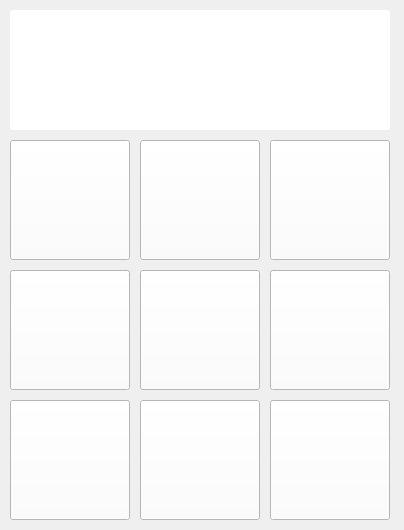
<?xml version="1.0" encoding="UTF-8"?>
<ui version="4.0">
 <class>MainWindow</class>
 <widget class="QMainWindow" name="MainWindow">
  <property name="geometry">
   <rect>
    <x>0</x>
    <y>0</y>
    <width>404</width>
    <height>530</height>
   </rect>
  </property>
  <property name="windowTitle">
   <string>MainWindow</string>
  </property>
  <widget class="QWidget" name="centralwidget">
   <widget class="QPushButton" name="Box1">
    <property name="geometry">
     <rect>
      <x>10</x>
      <y>140</y>
      <width>120</width>
      <height>120</height>
     </rect>
    </property>
    <property name="styleSheet">
     <string notr="true">QPushButton
{
	background-color: white;
	color: black;
	font-size: 60px;
	font-weight: bold;
}
QPushButton: hover
{
background-color: black;
color: white;
}
</string>
    </property>
    <property name="text">
     <string/>
    </property>
   </widget>
   <widget class="QPushButton" name="Box2">
    <property name="geometry">
     <rect>
      <x>140</x>
      <y>140</y>
      <width>120</width>
      <height>120</height>
     </rect>
    </property>
    <property name="styleSheet">
     <string notr="true">QPushButton
{
	background-color: white;
	color: black;
	font-size: 60px;
	font-weight: bold;
}
QPushButton: hover
{
background-color: black;
color: white;
}
</string>
    </property>
    <property name="text">
     <string/>
    </property>
   </widget>
   <widget class="QPushButton" name="Box3">
    <property name="geometry">
     <rect>
      <x>270</x>
      <y>140</y>
      <width>120</width>
      <height>120</height>
     </rect>
    </property>
    <property name="styleSheet">
     <string notr="true">QPushButton
{
	background-color: white;
	color: black;
	font-size: 60px;
	font-weight: bold;
}
QPushButton: hover
{
background-color: black;
color: white;
}
</string>
    </property>
    <property name="text">
     <string/>
    </property>
   </widget>
   <widget class="QPushButton" name="Box5">
    <property name="geometry">
     <rect>
      <x>140</x>
      <y>270</y>
      <width>120</width>
      <height>120</height>
     </rect>
    </property>
    <property name="styleSheet">
     <string notr="true">QPushButton
{
	background-color: white;
	color: black;
	font-size: 60px;
	font-weight: bold;
}
QPushButton: hover
{
background-color: black;
color: white;
}
</string>
    </property>
    <property name="text">
     <string/>
    </property>
   </widget>
   <widget class="QPushButton" name="Box6">
    <property name="geometry">
     <rect>
      <x>270</x>
      <y>270</y>
      <width>120</width>
      <height>120</height>
     </rect>
    </property>
    <property name="styleSheet">
     <string notr="true">QPushButton
{
	background-color: white;
	color: black;
	font-size: 60px;
	font-weight: bold;
}
QPushButton: hover
{
background-color: black;
color: white;
}
</string>
    </property>
    <property name="text">
     <string/>
    </property>
   </widget>
   <widget class="QPushButton" name="Box4">
    <property name="geometry">
     <rect>
      <x>10</x>
      <y>270</y>
      <width>120</width>
      <height>120</height>
     </rect>
    </property>
    <property name="styleSheet">
     <string notr="true">QPushButton
{
	background-color: white;
	color: black;
	font-size: 60px;
	font-weight: bold;
}
QPushButton: hover
{
background-color: black;
color: white;
}
</string>
    </property>
    <property name="text">
     <string/>
    </property>
   </widget>
   <widget class="QPushButton" name="Box8">
    <property name="geometry">
     <rect>
      <x>140</x>
      <y>400</y>
      <width>120</width>
      <height>120</height>
     </rect>
    </property>
    <property name="styleSheet">
     <string notr="true">QPushButton
{
	background-color: white;
	color: black;
	font-size: 60px;
	font-weight: bold;
}
QPushButton: hover
{
background-color: black;
color: white;
}
</string>
    </property>
    <property name="text">
     <string/>
    </property>
   </widget>
   <widget class="QPushButton" name="Box9">
    <property name="geometry">
     <rect>
      <x>270</x>
      <y>400</y>
      <width>120</width>
      <height>120</height>
     </rect>
    </property>
    <property name="styleSheet">
     <string notr="true">QPushButton
{
	background-color: white;
	color: black;
	font-size: 60px;
	font-weight: bold;
}
QPushButton: hover
{
background-color: black;
color: white;
}
</string>
    </property>
    <property name="text">
     <string/>
    </property>
   </widget>
   <widget class="QPushButton" name="Box7">
    <property name="geometry">
     <rect>
      <x>10</x>
      <y>400</y>
      <width>120</width>
      <height>120</height>
     </rect>
    </property>
    <property name="styleSheet">
     <string notr="true">QPushButton
{
	background-color: white;
	color: black;
	font-size: 60px;
	font-weight: bold;
}
QPushButton: hover
{
background-color: black;
color: white;
}
</string>
    </property>
    <property name="text">
     <string/>
    </property>
   </widget>
   <widget class="QTextEdit" name="winner">
    <property name="geometry">
     <rect>
      <x>10</x>
      <y>10</y>
      <width>380</width>
      <height>120</height>
     </rect>
    </property>
    <property name="styleSheet">
     <string notr="true">QTextEdit
{
	color: black;
	background-color: white;
	border-radius: 3px;
	font-weight: bold;
	font-size: 32px;
	text-align: center;
}
</string>
    </property>
   </widget>
  </widget>
 </widget>
 <resources/>
 <connections/>
</ui>
